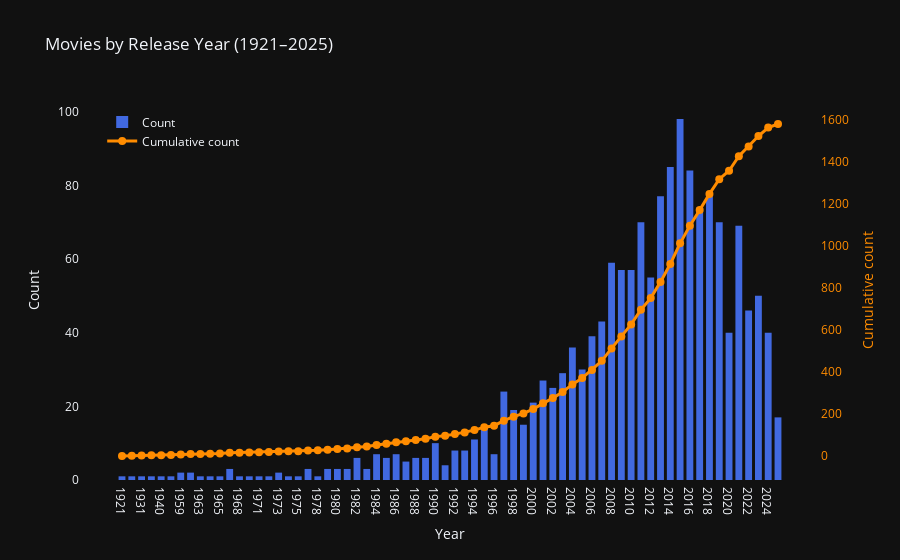

Notebook code cell kept with this figure:
### Code cell
plot_bar_time_series(df, select_type='book', time_period='year', title='Movies by Release Year')

### Figure 1 — Plotly figure (JSON) as saved in the notebook; plotly's stock layout.template omitted (floating-point values rounded to 4 significant figures)
{"data": [{"customdata": [1, 1, 1, 1, 1, 1, 2, 2, 1, 1, 1, 3, 1, 1, 1, 1, 2, 1, 1, 3, 1, 3, 3, 3, 6, 3, 7, 6, 7, 5, 6, 6, 10, 4, 8, 8, 11, 14, 7, 24, 19, 15, 21, 27, 25, 29, 36, 30, 39, 43, 59, 57, 57, 70, 55, 77, 85, 98, 84, 74, 77, 70, 40, 69, 46, 50, 40, 17], "hovertemplate": "Year: %{x}<br>Count: %{y}<extra></extra>", "marker": {"color": "royalblue", "line": {"width": 0}}, "name": "Count", "type": "bar", "x": ["1921", "1925", "1931", "1936", "1940", "1953", "1959", "1962", "1963", "1964", "1965", "1967", "1968", "1969", "1971", "1972", "1973", "1974", "1975", "1977", "1978", "1979", "1980", "1981", "1982", "1983", "1984", "1985", "1986", "1987", "1988", "1989", "1990", "1991", "1992", "1993", "1994", "1995", "1996", "1997", "1998", "1999", "2000", "2001", "2002", "2003", "2004", "2005", "2006", "2007", "2008", "2009", "2010", "2011", "2012", "2013", "2014", "2015", "2016", "2017", "2018", "2019", "2020", "2021", "2022", "2023", "2024", "2025"], "y": [1, 1, 1, 1, 1, 1, 2, 2, 1, 1, 1, 3, 1, 1, 1, 1, 2, 1, 1, 3, 1, 3, 3, 3, 6, 3, 7, 6, 7, 5, 6, 6, 10, 4, 8, 8, 11, 14, 7, 24, 19, 15, 21, 27, 25, 29, 36, 30, 39, 43, 59, 57, 57, 70, 55, 77, 85, 98, 84, 74, 77, 70, 40, 69, 46, 50, 40, 17]}, {"hovertemplate": "Year: %{x}<br>Cumulative: %{y}<extra></extra>", "line": {"color": "darkorange", "width": 3}, "marker": {"color": "darkorange", "size": 8}, "mode": "lines+markers", "name": "Cumulative count", "type": "scatter", "x": ["1921", "1925", "1931", "1936", "1940", "1953", "1959", "1962", "1963", "1964", "1965", "1967", "1968", "1969", "1971", "1972", "1973", "1974", "1975", "1977", "1978", "1979", "1980", "1981", "1982", "1983", "1984", "1985", "1986", "1987", "1988", "1989", "1990", "1991", "1992", "1993", "1994", "1995", "1996", "1997", "1998", "1999", "2000", "2001", "2002", "2003", "2004", "2005", "2006", "2007", "2008", "2009", "2010", "2011", "2012", "2013", "2014", "2015", "2016", "2017", "2018", "2019", "2020", "2021", "2022", "2023", "2024", "2025"], "y": [1, 2, 3, 4, 5, 6, 8, 10, 11, 12, 13, 16, 17, 18, 19, 20, 22, 23, 24, 27, 28, 31, 34, 37, 43, 46, 53, 59, 66, 71, 77, 83, 93, 97, 105, 113, 124, 138, 145, 169, 188, 203, 224, 251, 276, 305, 341, 371, 410, 453, 512, 569, 626, 696, 751, 828, 913, 1011, 1095, 1169, 1246, 1316, 1356, 1425, 1471, 1521, 1561, 1578], "yaxis": "y2"}], "layout": {"bargap": 0.3, "barmode": "group", "legend": {"x": 0.03, "y": 0.98}, "title": {"text": "Movies by Release Year (1921–2025)"}, "xaxis": {"showgrid": false, "title": {"text": "Year"}, "zeroline": false}, "yaxis": {"showgrid": false, "title": {"text": "Count"}, "zeroline": false}, "yaxis2": {"overlaying": "y", "showgrid": false, "side": "right", "tickfont": {"color": "darkorange"}, "title": {"font": {"color": "darkorange"}, "text": "Cumulative count"}, "zeroline": false}}}
